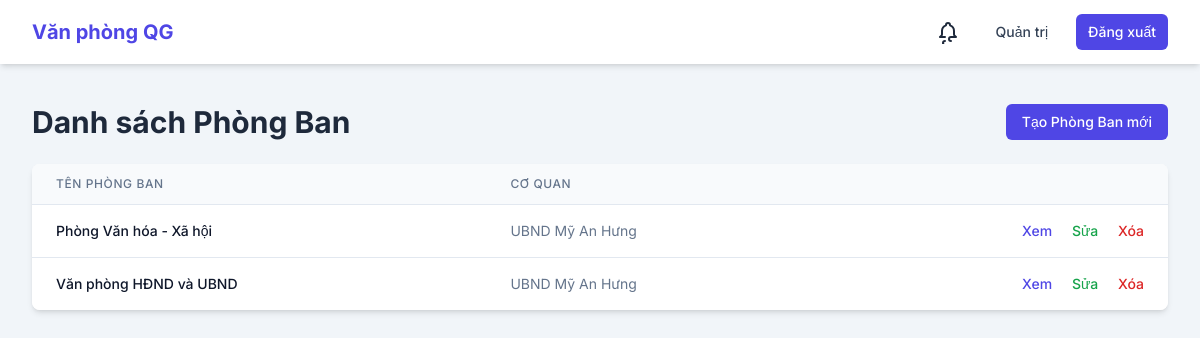
Page /phongban/ (signed in) on the committed database.
### core/models.py (models this page shows, shortened)
class PhongBan(models.Model):
    name = models.CharField(max_length=255)
    co_quan = models.ForeignKey(CoQuan, on_delete=models.CASCADE)

class CoQuan(models.Model):
    name = models.CharField(max_length=255)

### core/views.py (the view)
# urls.py: path('phongban/', views.PhongBanListView.as_view(), name='phongban-list'),
class PhongBanListView(LoginRequiredMixin, ListView):
    model = PhongBan
    template_name = 'core/phongban_list.html'
    def get_queryset(self):
        user = self.request.user
        if user.is_superuser or user.role == CustomUser.Role.LANH_DAO_CO_QUAN:
            return PhongBan.objects.all()
        elif user.role == CustomUser.Role.LANH_DAO_VAN_PHONG:
            if user.phong_ban and user.phong_ban.co_quan:
                return PhongBan.objects.filter(co_quan=user.phong_ban.co_quan)
            else:
                return PhongBan.objects.none()
        elif user.role == CustomUser.Role.LANH_DAO_PHONG or user.role == CustomUser.Role.CHUYEN_VIEN_VAN_PHONG or user.role == CustomUser.Role.CHUYEN_VIEN_PHONG:
            if user.phong_ban:
                return PhongBan.objects.filter(pk=user.phong_ban.pk)
            else:
                return PhongBan.objects.none()
        else:
            return PhongBan.objects.none()

### core/templates/core/phongban_list.html (shortened to what this page needs)
{% extends 'core/base.html' %}
{% load i18n %}
{% block content %}
    <div class="flex justify-between items-center mb-6">
        <h1 class="text-3xl font-bold text-slate-800">{% trans "Danh sách Phòng Ban" %}</h1>
        <a href="{% url 'phongban-create' %}" class="px-4 py-2 rounded-md text-sm font-medium text-white bg-indigo-600 hover:bg-indigo-700 transition-colors">{% trans "Tạo Phòng Ban mới" %}</a>
    </div>
    <div class="bg-white shadow-md rounded-lg overflow-hidden">
        <table class="min-w-full divide-y divide-slate-200">
            <thead class="bg-slate-50">
                <tr>
                    <th scope="col" class="px-6 py-3 text-left text-xs font-medium text-slate-500 uppercase tracking-wider">{% trans "Tên Phòng Ban" %}</th>
                    <th scope="col" class="px-6 py-3 text-left text-xs font-medium text-slate-500 uppercase tracking-wider">{% trans "Cơ quan" %}</th>
                    <th scope="col" class="relative px-6 py-3">
                    </th>
                </tr>
            </thead>
            <tbody class="bg-white divide-y divide-slate-200">
                {% for phongban in phongban_list %}
                    <tr class="hover:bg-slate-50 transition-colors">
                        <td class="px-6 py-4 whitespace-nowrap text-sm font-medium text-slate-900">{{ phongban.name }}</td>
                        <td class="px-6 py-4 whitespace-nowrap text-sm text-slate-500">{{ phongban.co_quan.name }}</td>
                        <td class="px-6 py-4 whitespace-nowrap text-right text-sm font-medium space-x-4">
                            <a href="{% url 'phongban-detail' phongban.pk %}" class="text-indigo-600 hover:text-indigo-900">{% trans "Xem" %}</a>
                            <a href="{% url 'phongban-update' phongban.pk %}" class="text-green-600 hover:text-green-900">{% trans "Sửa" %}</a>
                            <a href="{% url 'phongban-delete' phongban.pk %}" class="text-red-600 hover:text-red-900">{% trans "Xóa" %}</a>
                        </td>
                    </tr>
                {% empty %}
                    <tr>
                        <td colspan="3" class="px-6 py-4 whitespace-nowrap text-center text-sm text-slate-500">{% trans "Không có phòng ban nào." %}</td>
                    </tr>
                {% endfor %}
            </tbody>
        </table>
    </div>
{% endblock %}

### core/templates/core/base.html (style rules this page uses)
body { font-family: 'Inter', sans-serif; }

### rows in the picture
PhongBan: name "Phòng Văn hóa - Xã hội", co_quan.name "UBND Mỹ An Hưng"
PhongBan: name "Văn phòng HĐND và UBND", co_quan.name "UBND Mỹ An Hưng"
